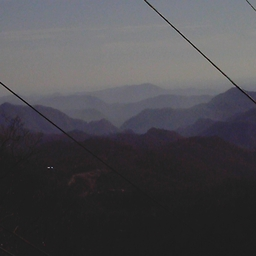
#> input picture images/gsun_0134cebfe0736d032f6d85cd1a9f6e93.jpg, 256 x 256 px
$ python -i enhanced_color_features.py   (imports and definitions only)
#> lines starting #> are read from the running program, lines starting #| are printed output that depends on the picture; after the words box and inside, x2 and y2 are one past the last pixel; in counts of white or black regions, pixels touching at a corner belong together
import cv2
import numpy as np

# TODO: conda install scikit-image==0.24.0
from skimage import color, feature
from sklearn.decomposition import PCA
from scipy.signal import find_peaks


# TODO : Tối ưu lại phương pháp tìm số cụm cho K-means (Xét xem việc tính toán có mang lại nhiều ý nghĩa không). Có thể in ra để xem số cụm, sử dụng VGG16 để so sánh kết quả.
def find_optimal_k(image, max_k=10):
    """Tìm số cụm màu tối ưu với phương pháp đa tiêu chí"""
    lab_image = cv2.cvtColor(image, cv2.COLOR_BGR2LAB)
    pixels = lab_image.reshape(-1, 3).astype(np.float32)

    # Lấy mẫu cho hiệu suất tốt hơn
    if pixels.shape[0] > 20000:
        indices = np.random.choice(pixels.shape[0], 20000, replace=False)
        pixels = pixels[indices]

    criteria = (cv2.TERM_CRITERIA_EPS + cv2.TERM_CRITERIA_MAX_ITER, 100, 0.2)

    # 1. Phân tích độ phức tạp màu sắc (cải tiến)
    hsv_image = cv2.cvtColor(image, cv2.COLOR_BGR2HSV)
    h, s, v = cv2.split(hsv_image)

    # Tính trên từng kênh màu riêng biệt để có đánh giá tốt hơn
    h_unique = np.unique(h.flatten())
    s_unique = np.unique(s.flatten())
    v_unique = np.unique(v.flatten())

    # Đếm số màu sắc thực sự khác biệt dựa trên tất cả các kênh
    h_weight = 2.0  # Hue quan trọng hơn trong cảm nhận màu sắc
    s_weight = 1.0
    v_weight = 0.5  # Value ít quan trọng nhất

    # Công thức cân bằng: trọng số cho mức độ quan trọng của từng kênh
    weighted_diversity = (len(h_unique) * h_weight +
                          len(s_unique) * s_weight +
                          len(v_unique) * v_weight) / (h_weight + s_weight + v_weight)

    color_diversity = min(int(weighted_diversity // 25), max_k)

    # 2. Phân tích mức độ phân đoạn của ảnh
    # Phát hiện cạnh để xác định độ phức tạp của cảnh
    gray = cv2.cvtColor(image, cv2.COLOR_BGR2GRAY)
    edges = cv2.Canny(gray, 100, 200)
    edge_density = np.count_nonzero(edges) / (edges.shape[0] * edges.shape[1])
    segmentation_estimate = min(int(edge_density * 15) + 3, max_k)

    # 3. Tính inertia và áp dụng phương pháp "knee detection"
    inertias = []
    for k in range(1, max_k + 1):
        _, labels, centers = cv2.kmeans(pixels, k, None, criteria, 10, cv2.KMEANS_PP_CENTERS)

        # Tính inertia nhanh hơn với vectorization
        cluster_distances = np.zeros(len(pixels))
        for j in range(k):
            mask = (labels.flatten() == j)
            if np.any(mask):
                cluster_distances[mask] = np.sum((pixels[mask] - centers[j]) ** 2, axis=1)

        inertias.append(np.sum(cluster_distances))

    # Chuẩn hóa inertias
    inertias = np.array(inertias)
    normalized_inertias = inertias / inertias[0]

    # Tìm "knee point" - điểm có sự thay đổi lớn nhất trong gradient
    gradients = np.diff(normalized_inertias)
    acceleration = np.diff(gradients)

    # Tìm điểm có gia tốc âm lớn nhất (thay đổi lớn nhất trong gradient)
    k_knee = np.argmax(-acceleration) + 2  # +2 vì diff hai lần và chỉ số bắt đầu từ 1

    # 4. Kết hợp các tiêu chí
    # Nếu các phương pháp cho kết quả gần nhau, điều đó cho thấy k đó thực sự tốt
    methods = [color_diversity, segmentation_estimate, k_knee]

    # Lấy giá trị trung vị để tránh outlier
    k_optimal = int(np.median(methods))

    # Áp dụng heuristic cho ảnh núi:
    # - Ảnh núi thường có ít nhất 4 màu chính (bầu trời, núi, thực vật, đất/đá)
    k_optimal = max(4, k_optimal)
    k_optimal = min(k_optimal, max_k)

    return k_optimal


# TODO : Kiểm tra lại số chiều của thuộc tính này trong enhanced_color_vector (có thể bị thiếu)
def extract_dominant_colors(image, k=None):
    """Trích xuất k màu chủ đạo từ ảnh với k thích ứng"""
    # Nếu k không được chỉ định, tìm k tối ưu
    if k is None:
        k = find_optimal_k(image)

    # Chuyển sang không gian màu Lab cho nhận thức màu tốt hơn
    lab_image = cv2.cvtColor(image, cv2.COLOR_BGR2LAB)

    # Reshape thành danh sách pixel
    pixels = lab_image.reshape(-1, 3).astype(np.float32)

    # Định nghĩa điều kiện dừng
    criteria = (cv2.TERM_CRITERIA_EPS + cv2.TERM_CRITERIA_MAX_ITER, 100, 0.2)

    # K-Means clustering
    _, labels, centers = cv2.kmeans(pixels, k, None, criteria, 10, cv2.KMEANS_PP_CENTERS)

    # Tính số lượng pixel cho mỗi cụm
    counts = np.bincount(labels.flatten(), minlength=k)

    # Sắp xếp các cụm theo số lượng pixel giảm dần
    sorted_indices = np.argsort(counts)[::-1]

    # Tạo vector đặc trưng: center + tỷ lệ
    result = []
    for i in sorted_indices:
        # Chuyển về không gian HSV để lưu trữ - phù hợp với màu cảnh quan
        bgr_color = cv2.cvtColor(np.uint8([[centers[i]]]), cv2.COLOR_LAB2BGR)[0][0]
        hsv_color = cv2.cvtColor(np.uint8([[bgr_color]]), cv2.COLOR_BGR2HSV)[0][0]

        # Thêm giá trị H, S, V
        result.extend(hsv_color.tolist())

        # Thêm tỷ lệ
        result.append(counts[i] / len(labels))

    # Đảm bảo chiều cố định bằng cách padding nếu cần
    while len(result) < 20:  # Đảm bảo 5 màu * 4 giá trị
        result.extend([0, 0, 0, 0])

    return np.array(result[:20])  # Lấy chính xác 20 giá trị đầu tiên


def extract_color_regions(image, regions=5):
    """Trích xuất histogram màu theo vùng"""
    height, width = image.shape[:2]
    hsv_image = cv2.cvtColor(image, cv2.COLOR_BGR2HSV)

    # Chia ảnh thành các vùng dọc (từ trên xuống dưới)
    region_height = height // regions
    region_features = []

    # Trọng số cho các vùng (vùng giữa quan trọng hơn cho ảnh núi)
    weights = [0.15, 0.2, 0.3, 0.2, 0.15]  # Cho 5 vùng

    for i in range(regions):
        # Xác định vùng
        y_start = i * region_height
        y_end = (i + 1) * region_height if i < regions - 1 else height

        region = hsv_image[y_start:y_end, :]

        # Tính histogram với số bin ít hơn
        hist = cv2.calcHist([region], [0, 1], None, [8, 8], [0, 180, 0, 256])
        hist = cv2.normalize(hist, hist).flatten() * weights[i]

        region_features.extend(hist)

    return np.array(region_features)


def detect_horizon(image):
    """Phát hiện đường chân trời trong ảnh đồi núi"""
    # Chuyển đổi hình ảnh sang grayscale
    gray = cv2.cvtColor(image, cv2.COLOR_BGR2GRAY)

    # Áp dụng bộ lọc Canny để phát hiện cạnh
    edges = cv2.Canny(gray, 50, 150)

    # Áp dụng phép biến đổi Hough để phát hiện đường thẳng
    lines = cv2.HoughLinesP(edges, 1, np.pi / 180, threshold=100, minLineLength=100, maxLineGap=10)

    height, width = image.shape[:2]
    horizon_features = np.zeros(5)  # Vector đặc trưng mô tả đường chân trời

    if lines is not None:
        # Tính toán histogram của các đường theo góc
        angles = []
        for line in lines:
            x1, y1, x2, y2 = line[0]
            if x2 != x1:  # Tránh chia cho 0
                angle = np.arctan((y2 - y1) / (x2 - x1)) * 180 / np.pi
                angles.append(angle)

        if angles:
            # Tạo histogram của các góc
            hist, bins = np.histogram(angles, bins=18, range=(-90, 90))

            # Tìm góc phổ biến nhất
            dominant_angle_idx = np.argmax(hist)
            dominant_angle = (bins[dominant_angle_idx] + bins[dominant_angle_idx + 1]) / 2

            # Giả định các đường có góc gần với góc phổ biến là đường chân trời
            horizon_lines = []
            for line in lines:
                x1, y1, x2, y2 = line[0]
                if x2 != x1:
                    angle = np.arctan((y2 - y1) / (x2 - x1)) * 180 / np.pi
                    if abs(angle - dominant_angle) < 10:
                        horizon_lines.append(line[0])

            if horizon_lines:
                # Tính toán vị trí trung bình của các đường chân trời
                y_positions = []
                for x1, y1, x2, y2 in horizon_lines:
                    y_positions.append((y1 + y2) / 2)

                # Đặc trưng 1: Vị trí tương đối của đường chân trời (từ 0 đến 1)
                horizon_position = np.median(y_positions) / height
                horizon_features[0] = horizon_position

                # Đặc trưng 2: Độ cong của đường chân trời
                std_y = np.std(y_positions) / height
                horizon_features[1] = std_y

                # Đặc trưng 3: Góc của đường chân trời (chuẩn hóa)
                horizon_features[2] = (dominant_angle + 90) / 180

                # Đặc trưng 4: Số lượng đường chân trời được phát hiện (chuẩn hóa)
                horizon_features[3] = min(len(horizon_lines) / 20, 1.0)

                # Đặc trưng 5: Độ phức tạp của đường chân trời
                complexity = len(set(tuple(line) for line in horizon_lines)) / len(
                    horizon_lines) if horizon_lines else 0
                horizon_features[4] = complexity

    # Nếu không tìm thấy đường chân trời, giá trị mặc định
    if np.sum(horizon_features) == 0:
        # Giá trị mặc định: vị trí ở giữa ảnh, không có độ cong, không có góc
        horizon_features[0] = 0.5  # Vị trí mặc định ở giữa

    return horizon_features


def extract_seasonal_features(image):
    """Trích xuất đặc trưng phản ánh mùa"""
    hsv = cv2.cvtColor(image, cv2.COLOR_BGR2HSV)
    h, s, v = cv2.split(hsv)

    # Định nghĩa dải màu theo mùa
    # Mùa hè: xanh lá (H: ~60-120)
    # Mùa thu: vàng/cam/đỏ (H: ~0-60) với độ bão hòa cao
    # Mùa đông: trắng (S thấp, V cao) hoặc xanh biển (H: ~120-180)
    # Mùa xuân: xanh lá non (H: ~60-100) với độ bão hòa cao

    # Mặt nạ cho từng dải màu
    summer_mask = ((h >= 60) & (h <= 120) & (s >= 50))
    autumn_mask = ((h <= 30) | (h >= 330)) & (s >= 100)
    winter_mask = ((s <= 50) & (v >= 150)) | ((h >= 120) & (h <= 180))
    spring_mask = ((h >= 60) & (h <= 100) & (s >= 100) & (v >= 100))

    # Tính tỷ lệ pixel thuộc về mỗi mùa
    summer_ratio = np.sum(summer_mask) / (h.shape[0] * h.shape[1] + 1e-10)
    autumn_ratio = np.sum(autumn_mask) / (h.shape[0] * h.shape[1] + 1e-10)
    winter_ratio = np.sum(winter_mask) / (h.shape[0] * h.shape[1] + 1e-10)
    spring_ratio = np.sum(spring_mask) / (h.shape[0] * h.shape[1] + 1e-10)

    # Thêm vài đặc trưng thống kê khác
    # Nhiệt độ màu (màu ấm vs màu lạnh)
    warm_mask = (h <= 60) | (h >= 330)
    cool_mask = (h > 60) & (h < 330)
    warm_ratio = np.sum(warm_mask) / (h.shape[0] * h.shape[1] + 1e-10)
    cool_ratio = np.sum(cool_mask) / (h.shape[0] * h.shape[1] + 1e-10)

    # Độ đa dạng màu (phân tán của histogram màu)
    h_diversity = np.std(cv2.calcHist([h], [0], None, [36], [0, 180])) / 50

    return np.array([summer_ratio, autumn_ratio, winter_ratio, spring_ratio,
                     warm_ratio, cool_ratio, h_diversity])


def extract_color_contrast(image):
    """Trích xuất đặc trưng tương phản màu"""
    hsv = cv2.cvtColor(image, cv2.COLOR_BGR2HSV)
    h, s, v = cv2.split(hsv)

    # Tính các đặc trưng thống kê
    h_mean, h_std = np.mean(h), np.std(h)
    s_mean, s_std = np.mean(s), np.std(s)
    v_mean, v_std = np.mean(v), np.std(v)

    # Tính toán các đặc trưng tương phản
    h_contrast = h_std / (h_mean + 1e-10)
    s_contrast = s_std / (s_mean + 1e-10)
    v_contrast = v_std / (v_mean + 1e-10)

    return np.array([h_mean, h_std, h_contrast, s_mean, s_std, s_contrast, v_mean, v_std, v_contrast])


# TODO : Hiện tại số chiều là 361 có thể khá lớn nên giảm số chiều bằng PCA (hàm để giảm số chiều này chưa được triển khai). Nếu triển khai nên dùng 1 model PCS được huấn luyện trước để giảm chi phí tính toán
# [11 lines left out: function reduce_dimensions, not called in this run]


# TODO : Chưa triển khai giảm số chiều (để giảm số chiều nên chạy hàm update_features để đảm bảo đã có dữ liệu trong bảng mountain_images)
def improved_color_features(image, reduce_dim=False, n_components=100):
    """Tích hợp tất cả các đặc trưng màu cải tiến"""
    # 1. Màu chủ đạo (với k thích ứng)
    dominant_colors = extract_dominant_colors(image)  # ~20 chiều

    # 2. Histogram màu theo vùng (5 vùng, mỗi vùng có 8x8 bins)
    regional_hists = extract_color_regions(image, regions=5)  # 5*8*8 = 320 chiều

    # 3. Đặc trưng tương phản màu (9 đặc trưng)
    contrast_features = extract_color_contrast(image)  # 9 chiều

    # 4. Đặc trưng đường chân trời (5 đặc trưng)
    horizon_features = detect_horizon(image)  # 5 chiều

    # 5. Đặc trưng theo mùa (7 đặc trưng)
    seasonal_features = extract_seasonal_features(image)  # 7 chiều

    # Ghép tất cả đặc trưng
    combined_features = np.concatenate([
        dominant_colors,  # ~20 chiều
        regional_hists,  # 320 chiều
        contrast_features,  # 9 chiều
        horizon_features,  # 5 chiều
        seasonal_features  # 7 chiều
    ])  # Tổng ~361 chiều

    # Chuẩn hóa
    norm = np.linalg.norm(combined_features)
    if norm > 0:
        combined_features = combined_features / norm

    # Áp dụng giảm chiều nếu được yêu cầu
    if reduce_dim:
        combined_features = reduce_dimensions(combined_features, n_components)

    return combined_features

>>> import cv2
>>> picture = cv2.imread('../images/gsun_0134cebfe0736d032f6d85cd1a9f6e93.jpg')
#> picture is the input picture: shape (256, 256, 3); mean B, G, R 77.4, 73.2, 74.3
>>> result = improved_color_features(picture)
#> in find_optimal_k, `h, s, v = cv2.split(hsv_image)`:
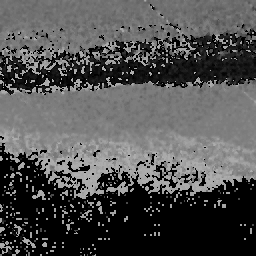
#> h: shape (256, 256); min 0, max 177, mean 80
#> in find_optimal_k, `h, s, v = cv2.split(hsv_image)`:
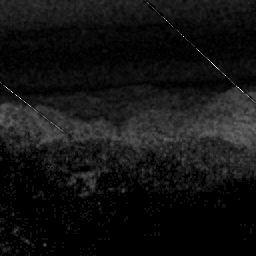
#> s: shape (256, 256); min 0, max 255, mean 18.8
#> in find_optimal_k, `h, s, v = cv2.split(hsv_image)`:
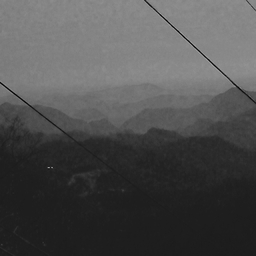
#> v: shape (256, 256); min 0, max 167, mean 78.3
#> in find_optimal_k, `h_unique = np.unique(h.flatten())`: h_unique = 110 values from 0 to 177
#> in find_optimal_k, `s_unique = np.unique(s.flatten())`: s_unique = 129 values from 0 to 255
#> in find_optimal_k, `v_unique = np.unique(v.flatten())`: v_unique = 166 values from 0 to 167
#> in find_optimal_k, `weighted_diversity = (len(h_unique) * h_weight + len(s_unique) * s_wei..`: weighted_diversity = 123.4
#> in find_optimal_k, `color_diversity = min(int(weighted_diversity // 25), max_k)`: color_diversity = 4
#> in find_optimal_k, `edges = cv2.Canny(gray, 100, 200)`:
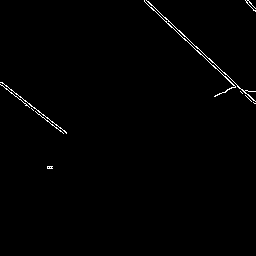
#> edges: shape (256, 256); 0.79% white in thin lines or dots, all inside (x1, y1, x2, y2) = (0, 0, 256, 169)
#> in find_optimal_k, `edge_density = np.count_nonzero(edges) / (edges.shape[0] * edges.shape..`: edge_density = 0.00787
#> in find_optimal_k, `segmentation_estimate = min(int(edge_density * 15) + 3, max_k)`: segmentation_estimate = 3
#> the loop in find_optimal_k, `for k in range(1, max_k + 1):` made 10 passes
#> centers on passes 1 to 2: [[76.83, 129.4, 125.7]], [[37.79, 129.9, 125.6], [131.4, 128.8, 125.8]]
#> after the loop in find_optimal_k, `for k in range(1, max_k + 1):`: inertias = [46899688.3, 4317342.3, 1720480.2, 1014697.9, 710573.1, 550232, 433712.6, 360934.6, 299521.2, 262140.9]
#> in find_optimal_k, `normalized_inertias = inertias / inertias[0]`: normalized_inertias = [1, 0.0921, 0.0367, 0.0216, 0.0152, 0.0117, 0.00925, 0.0077, 0.00639, 0.00559]
#> in find_optimal_k, `gradients = np.diff(normalized_inertias)`: gradients = [-0.908, -0.0554, -0.015, -0.00648, -0.00342, -0.00248, -0.00155, -0.00131, -0.000797]
#> in find_optimal_k, `acceleration = np.diff(gradients)`: acceleration = [0.853, 0.0403, 0.00856, 0.00307, 0.000934, 0.000933, 0.000242, 0.000512]
#> in find_optimal_k, `k_knee = np.argmax(-acceleration) + 2`: k_knee = 8
#> in find_optimal_k, `methods = [color_diversity, segmentation_estimate, k_knee]`: methods = [4, 3, 8]
#> in find_optimal_k, `k_optimal = int(np.median(methods))`: k_optimal = 4
#> in extract_dominant_colors, `_, labels, centers = cv2.kmeans(pixels, k, None, criteria, 10, cv2.KME..`: centers = [[32.21, 129.2, 127], [136.9, 128.5, 126.6], [68.55, 133.5, 118.2], [107.4, 130.3, 122.5]]
#> in extract_dominant_colors, `counts = np.bincount(labels.flatten(), minlength=k)`: counts = [31697, 22732, 6296, 4811]
#> in extract_dominant_colors, `sorted_indices = np.argsort(counts)[::-1]`: sorted_indices = [0, 1, 2, 3]
#> the loop in extract_dominant_colors, `for i in sorted_indices:` made 4 passes
#> (bgr_color, hsv_color) on passes 1 to 4: ([35, 32, 33], [130, 22, 35]), ([131, 127, 126], [114, 10, 131]), ([78, 61, 63], [124, 56, 78]), ([109, 98, 98], [120, 26, 109])
#> after the loop in extract_dominant_colors, `for i in sorted_indices:`: result = [130, 22, 35, 0.484, 114, 10, 131, 0.347, 124, 56, 78, 0.0961, 120, 26, 109, 0.0734]
#> the loop in extract_dominant_colors, `while len(result) < 20:` made 1 pass
#> after the loop in extract_dominant_colors, `while len(result) < 20:`: result = [130, 22, 35, 0.484, 114, 10, 131, 0.347, 124, 56, 78, 0.0961, 120, 26, 109, 0.0734, 0, 0, 0, 0]
#> in improved_color_features, `dominant_colors = extract_dominant_colors(image)`: dominant_colors = 20 values, max 131 at index 6, min 0 at index 16, mean 47.8
#> after the loop in extract_color_regions, `for i in range(regions):`: region_features = 320 values, max 0.236 at index 169, min 0 at index 3, mean 0.00587
#> in improved_color_features, `regional_hists = extract_color_regions(image, regions=5)`: regional_hists has the same summary as region_features in extract_color_regions
#> in extract_color_contrast, `h_mean, h_std = np.mean(h), np.std(h)`: h_mean = 80.03; h_std = 65.15
#> in extract_color_contrast, `s_mean, s_std = np.mean(s), np.std(s)`: s_mean = 18.8; s_std = 21.2
#> in extract_color_contrast, `v_mean, v_std = np.mean(v), np.std(v)`: v_mean = 78.29; v_std = 45.15
#> in extract_color_contrast, `h_contrast = h_std / (h_mean + 1e-10)`: h_contrast = 0.814
#> in extract_color_contrast, `s_contrast = s_std / (s_mean + 1e-10)`: s_contrast = 1.13
#> in extract_color_contrast, `v_contrast = v_std / (v_mean + 1e-10)`: v_contrast = 0.577
#> in improved_color_features, `contrast_features = extract_color_contrast(image)`: contrast_features = [80.03, 65.15, 0.814, 18.8, 21.2, 1.13, 78.29, 45.15, 0.577]
#> in detect_horizon, `edges = cv2.Canny(gray, 50, 150)`:
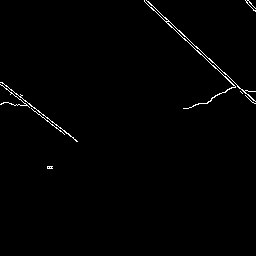
#> edges: shape (256, 256); 0.93% white in thin lines or dots, all inside (x1, y1, x2, y2) = (0, 0, 256, 169)
#> in detect_horizon, `lines = cv2.HoughLinesP(edges, 1, np.pi / 180, threshold=100, minLineL..`: lines = None
#> in detect_horizon, `horizon_features = np.zeros(5)`: horizon_features = [0, 0, 0, 0, 0]
#> in improved_color_features, `horizon_features = detect_horizon(image)`: horizon_features = [0.5, 0, 0, 0, 0]
#> in extract_seasonal_features, `winter_mask = ((s <= 50) & (v >= 150)) | ((h >= 120) & (h <= 180))`:
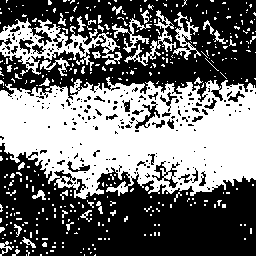
#> winter_mask: shape (256, 256) bool; 43.6% white; 375 white regions (337 under 20 px), largest, box (x1, y1, x2, y2) and area: (0, 77, 256, 199) 21691, (0, 18, 122, 76) 2409, (124, 10, 176, 66) 518
#> in extract_seasonal_features, `summer_ratio = np.sum(summer_mask) / (h.shape[0] * h.shape[1] + 1e-10)`: summer_ratio = 0.00789
#> in extract_seasonal_features, `autumn_ratio = np.sum(autumn_mask) / (h.shape[0] * h.shape[1] + 1e-10)`: autumn_ratio = 0.000351
#> in extract_seasonal_features, `winter_ratio = np.sum(winter_mask) / (h.shape[0] * h.shape[1] + 1e-10)`: winter_ratio = 0.436
#> in extract_seasonal_features, `spring_ratio = np.sum(spring_mask) / (h.shape[0] * h.shape[1] + 1e-10)`: spring_ratio = 0
#> in extract_seasonal_features, `warm_mask = (h <= 60) | (h >= 330)`:
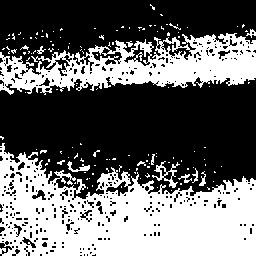
#> warm_mask: shape (256, 256) bool; 41.1% white; 138 white regions (125 under 20 px), largest, box (x1, y1, x2, y2) and area: (0, 143, 256, 256) 17670, (0, 33, 256, 95) 8140, (152, 161, 180, 188) 214
#> in extract_seasonal_features, `warm_ratio = np.sum(warm_mask) / (h.shape[0] * h.shape[1] + 1e-10)`: warm_ratio = 0.411
#> in extract_seasonal_features, `cool_ratio = np.sum(cool_mask) / (h.shape[0] * h.shape[1] + 1e-10)`: cool_ratio = 0.589
#> in extract_seasonal_features, `h_diversity = np.std(cv2.calcHist([h], [0], None, [36], [0, 180])) / 50`: h_diversity = 70.59
#> in improved_color_features, `seasonal_features = extract_seasonal_features(image)`: seasonal_features = [0.00789, 0.000351, 0.436, 0, 0.411, 0.589, 70.59]
#> in improved_color_features, `combined_features = np.concatenate([ dominant_colors,`: combined_features = 361 values, max 131 at index 6, min 0 at index 16, mean 3.72
#> in improved_color_features, `norm = np.linalg.norm(combined_features)`: norm = 353.6
#> in improved_color_features, `combined_features = combined_features / norm`: combined_features = 361 values, max 0.37 at index 6, min 0 at index 16, mean 0.0105
#> result has the same summary as combined_features in improved_color_features
